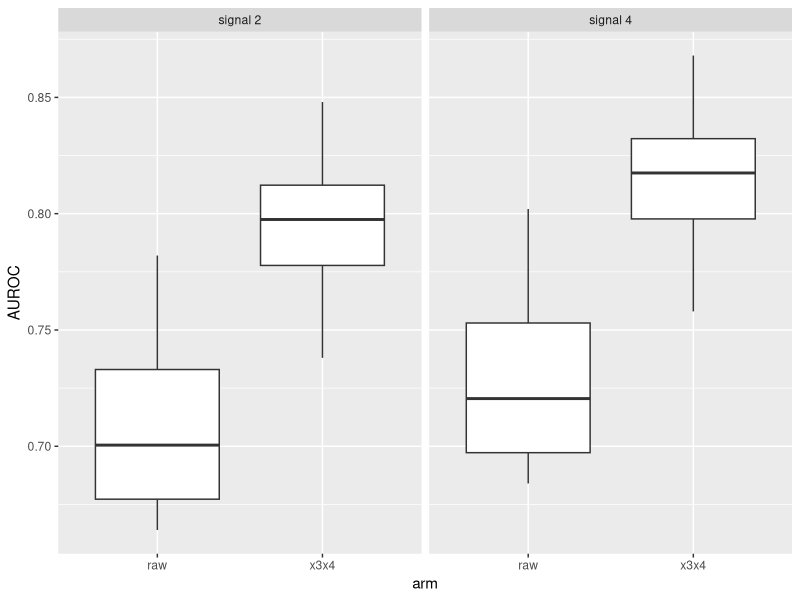
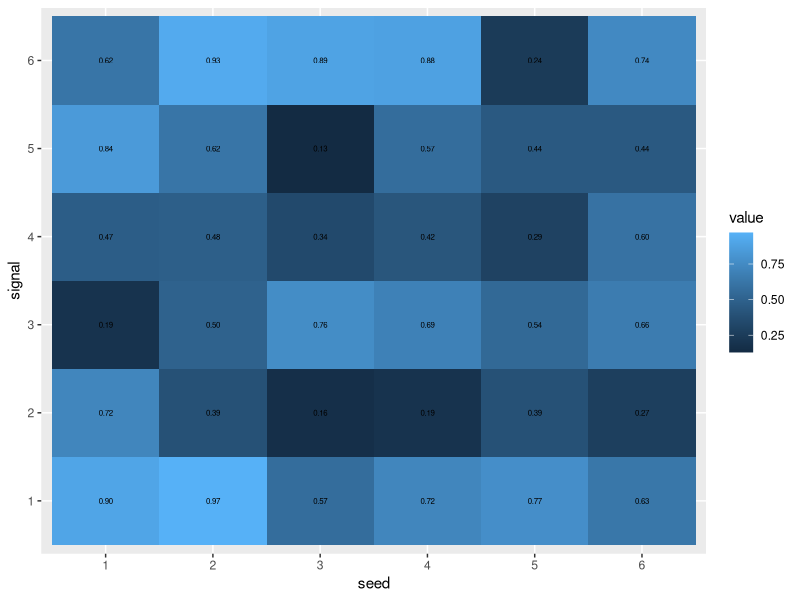
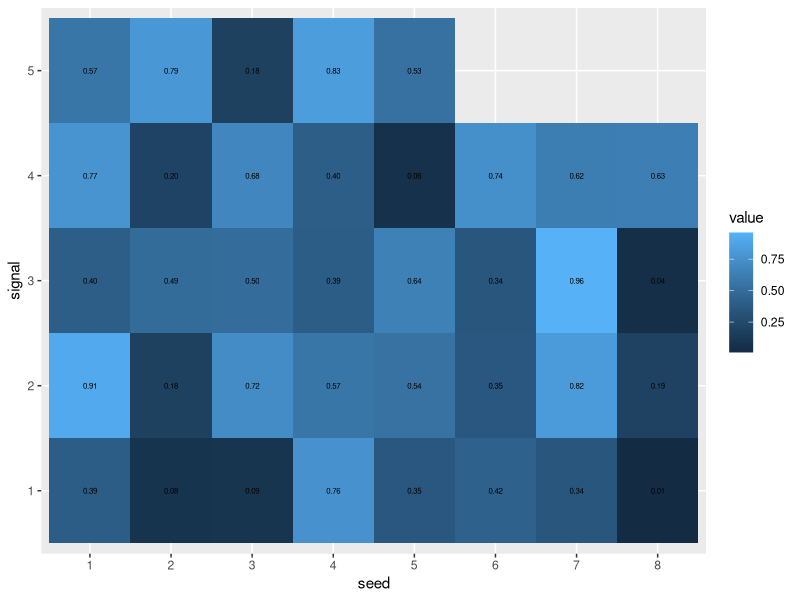
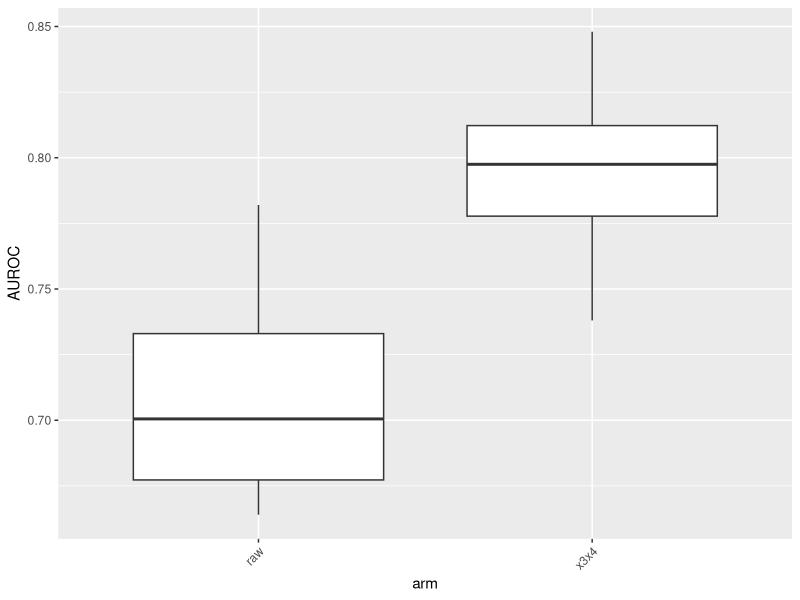
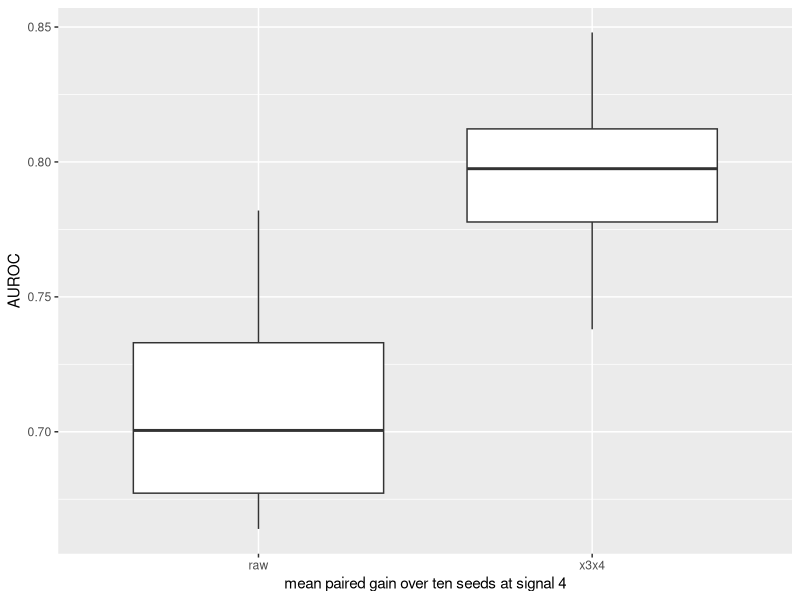
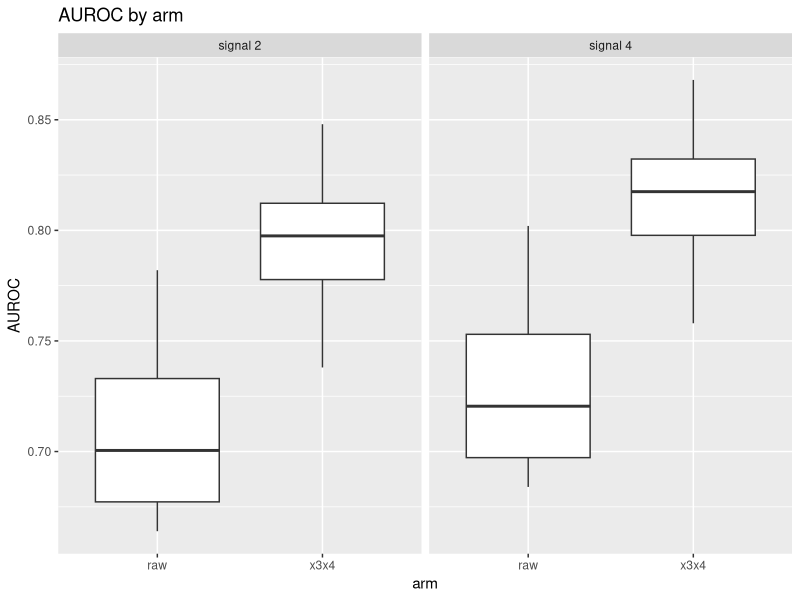
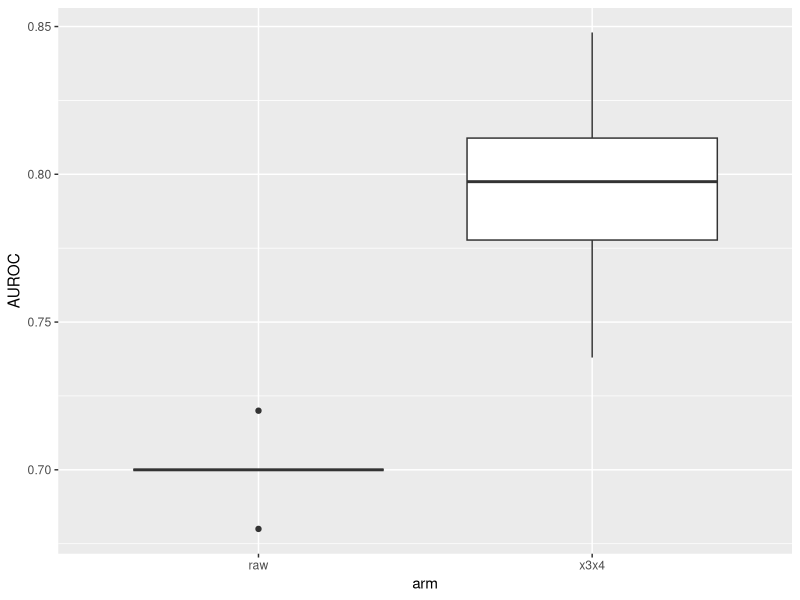
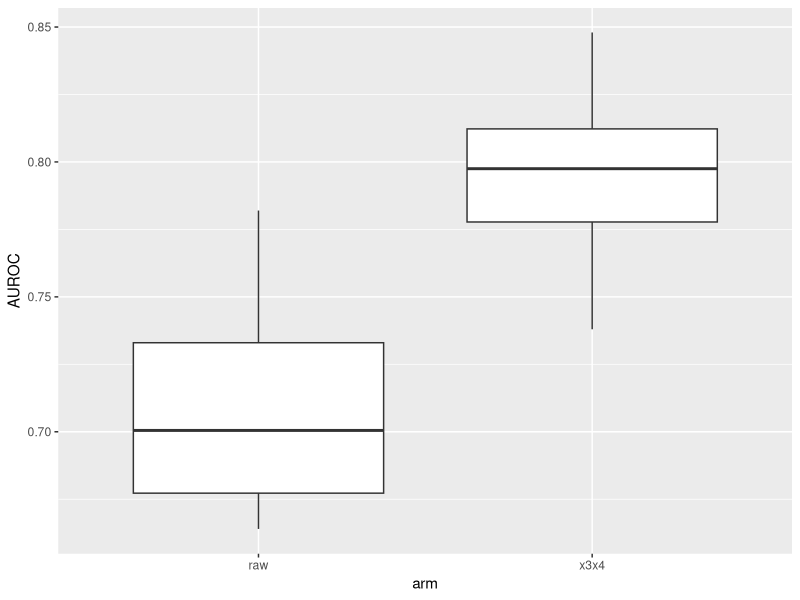

These charts were generated, in order, by the following R code:
# Draw the ggplot2 readability-check samples (ticket 77): Rscript fixtures/plots/make_ggplot2.R fixtures/plots/samples
# Needs ggplot2 and svglite (ggsave writes .svg through svglite); the last sample uses R's own cairo svg() device.
suppressPackageStartupMessages({library(ggplot2); library(svglite)})
args <- commandArgs(trailingOnly = TRUE)
out <- args[1]
dir.create(out, showWarnings = FALSE, recursive = TRUE)
set.seed(7)
LONG <- "mean paired gain over ten seeds at signal 4"
raw <- round(rnorm(12, 0.70, 0.03), 3); x3x4 <- round(rnorm(12, 0.78, 0.03), 3)
long <- rbind(
  data.frame(arm = rep(c("raw", "x3x4"), each = 12), AUROC = c(raw, x3x4), signal = "signal 2"),
  data.frame(arm = rep(c("raw", "x3x4"), each = 12), AUROC = c(raw, x3x4) + 0.02, signal = "signal 4"))
one <- long[long$signal == "signal 2", ]
save <- function(plot, name, width = 4, height = 3) {
  ggsave(file.path(out, paste0(name, ".svg")), plot, width = width, height = height, device = svglite::svglite)
}
box <- function(data) ggplot(data, aes(arm, AUROC)) + geom_boxplot()
heat <- function(rows, cols, missing = 0) {
  cells <- expand.grid(seed = seq_len(cols), signal = seq_len(rows))
  cells$value <- round(runif(nrow(cells)), 2)
  cells <- cells[seq_len(nrow(cells) - missing), ]
  ggplot(cells, aes(factor(seed), factor(signal), fill = value)) + geom_tile() +
    geom_text(aes(label = sprintf("%.2f", value)), size = 2) + labs(x = "seed", y = "signal")
}
save(box(long) + facet_wrap(~signal), "ggplot2-clean", width = 5)
save(heat(6, 6), "ggplot2-heatmap-36")
save(heat(5, 8, missing = 3), "ggplot2-heatmap-37", width = 5)
save(box(one) + theme(axis.text.x = element_text(angle = 45, hjust = 1)), "ggplot2-rotated-ticks")
save(box(one) + labs(x = LONG), "ggplot2-long-label")
save(box(long) + facet_wrap(~signal) + ggtitle("AUROC by arm"), "ggplot2-suptitle", width = 5)
flat <- data.frame(arm = c(rep("raw", 11), rep("x3x4", 12)), AUROC = c(rep(0.7, 9), 0.72, 0.68, x3x4))
save(box(flat), "ggplot2-flat-box")
# R's own svg() device (cairo) writes every glyph as an outline: the text checks cannot read it.
ggsave(file.path(out, "ggplot2-cairo-outlines.svg"), box(one), width = 4, height = 3, device = grDevices::svg)
